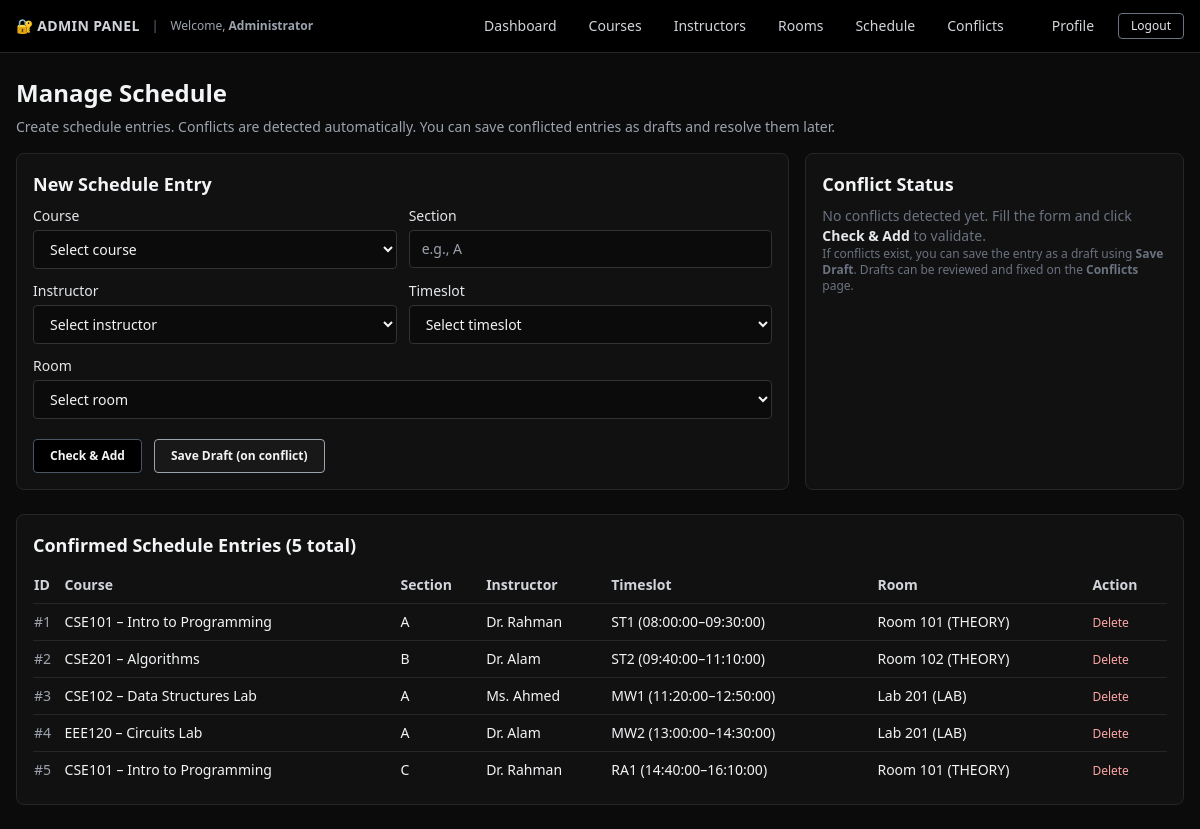
/pages/admin/schedule.php (signed in), run on the app's committed database.
### tables this page shows
CREATE TABLE schedule_entries (
  id INT AUTO_INCREMENT PRIMARY KEY,
  course_code VARCHAR(20) NOT NULL,
  section VARCHAR(10) NOT NULL,
  instructor_id VARCHAR(20) NOT NULL,
  room_id VARCHAR(20) NOT NULL,
  timeslot_id VARCHAR(20) NOT NULL,
  created_at TIMESTAMP DEFAULT CURRENT_TIMESTAMP,
  updated_at TIMESTAMP DEFAULT CURRENT_TIMESTAMP ON UPDATE CURRENT_TIMESTAMP,
  FOREIGN KEY (course_code) REFERENCES courses(code) ON DELETE CASCADE,
  FOREIGN KEY (instructor_id) REFERENCES instructors(id) ON DELETE CASCADE,
  FOREIGN KEY (room_id) REFERENCES rooms(id) ON DELETE CASCADE,
  FOREIGN KEY (timeslot_id) REFERENCES timeslots(id) ON DELETE CASCADE,
  UNIQUE KEY unique_instructor_timeslot (instructor_id, timeslot_id),
  UNIQUE KEY unique_room_timeslot (room_id, timeslot_id)
);

CREATE TABLE courses (
  code VARCHAR(20) PRIMARY KEY,
  name VARCHAR(255) NOT NULL,
  type ENUM('THEORY', 'LAB') NOT NULL,
  created_at TIMESTAMP DEFAULT CURRENT_TIMESTAMP,
  updated_at TIMESTAMP DEFAULT CURRENT_TIMESTAMP ON UPDATE CURRENT_TIMESTAMP
);

CREATE TABLE instructors (
  id VARCHAR(20) PRIMARY KEY,
  name VARCHAR(255) NOT NULL,
  created_at TIMESTAMP DEFAULT CURRENT_TIMESTAMP,
  updated_at TIMESTAMP DEFAULT CURRENT_TIMESTAMP ON UPDATE CURRENT_TIMESTAMP
);

CREATE TABLE timeslots (
  id VARCHAR(20) PRIMARY KEY,
  label VARCHAR(20) NOT NULL,
  days VARCHAR(50) NOT NULL,
  start_time TIME NOT NULL,
  end_time TIME NOT NULL,
  created_at TIMESTAMP DEFAULT CURRENT_TIMESTAMP
);

CREATE TABLE rooms (
  id VARCHAR(20) PRIMARY KEY,
  name VARCHAR(255) NOT NULL,
  type ENUM('THEORY', 'LAB') NOT NULL,
  capacity INT DEFAULT 40,
  created_at TIMESTAMP DEFAULT CURRENT_TIMESTAMP,
  updated_at TIMESTAMP DEFAULT CURRENT_TIMESTAMP ON UPDATE CURRENT_TIMESTAMP
);

### includes/data.php (called while the page is built, shortened)
<?php
require_once __DIR__ . '/../config/db.php';
function getCourse($code) {
    global $conn;
    $code = $conn->real_escape_string($code);
    $result = $conn->query("SELECT * FROM courses WHERE code = '$code'");
    return $result->fetch_assoc();
}
function getInstructor($id) {
    global $conn;
    $id = $conn->real_escape_string($id);
    $result = $conn->query("SELECT * FROM instructors WHERE id = '$id'");
    return $result->fetch_assoc();
}
function getRoom($id) {
    global $conn;
    $id = $conn->real_escape_string($id);
    $result = $conn->query("SELECT * FROM rooms WHERE id = '$id'");
    return $result->fetch_assoc();
}
function getTimeslot($id) {
    global $conn;
    $id = $conn->real_escape_string($id);
    $result = $conn->query("SELECT * FROM timeslots WHERE id = '$id'");
    return $result->fetch_assoc();
}
function getScheduleEntries() {
    global $conn;
    $result = $conn->query("SELECT * FROM schedule_entries ORDER BY timeslot_id ASC");
    $entries = [];
    while ($row = $result->fetch_assoc()) {
        $entries[] = $row;
    }
    return $entries;
}
?>

### pages/admin/schedule.php (the view, shortened to what this page needs)
<?php
include 'includes/admin_shell.php';
include 'includes/data.php';
$currentConflicts = [];
$confirmed = getScheduleEntries();
?>
<h1 class="text-2xl font-bold mb-2 text-gray-100">
    Manage Schedule
</h1>
<p class="text-sm text-gray-400 mb-4">
    Create schedule entries. Conflicts are detected automatically. You can
    save conflicted entries as drafts and resolve them later.
</p>
<div class="grid md:grid-cols-3 gap-4 mb-6">
    <div class="md:col-span-2 bg-[#111111] border border-[#262626] rounded-lg p-4">
        <h2 class="text-lg font-semibold mb-2 text-gray-100">
            New Schedule Entry
        </h2>
        <form method="POST" class="space-y-3 text-sm">
            <div class="grid md:grid-cols-2 gap-3">
                <div>
                    <label class="block mb-1 text-gray-200">Course</label>
                    <select
                        name="courseCode"
                        class="w-full rounded bg-[#0b0b0b] border border-[#333333] px-3 py-2 text-gray-100 focus:outline-none focus:ring-2 focus:ring-gray-500"
                        required
                    >
                        <option value="">Select course</option>
                    </select>
                </div>
                <div>
                    <label class="block mb-1 text-gray-200">Section</label>
                    <input
                        type="text"
                        name="section"
                        class="w-full rounded bg-[#0b0b0b] border border-[#333333] px-3 py-2 text-gray-100 focus:outline-none focus:ring-2 focus:ring-gray-500"
                        placeholder="e.g., A"
                        required
                    />
                </div>
            </div>
            <div class="grid md:grid-cols-2 gap-3">
                <div>
                    <label class="block mb-1 text-gray-200">Instructor</label>
                    <select
                        name="instructorId"
                        class="w-full rounded bg-[#0b0b0b] border border-[#333333] px-3 py-2 text-gray-100 focus:outline-none focus:ring-2 focus:ring-gray-500"
                        required
                    >
                        <option value="">Select instructor</option>
                    </select>
                </div>
                <div>
                    <label class="block mb-1 text-gray-200">Timeslot</label>
                    <select
                        name="timeslotId"
                        class="w-full rounded bg-[#0b0b0b] border border-[#333333] px-3 py-2 text-gray-100 focus:outline-none focus:ring-2 focus:ring-gray-500"
                        required
                    >
                        <option value="">Select timeslot</option>
                    </select>
                </div>
            </div>
            <div>
                <label class="block mb-1 text-gray-200">Room</label>
                <select
                    name="roomId"
                    class="w-full rounded bg-[#0b0b0b] border border-[#333333] px-3 py-2 text-gray-100 focus:outline-none focus:ring-2 focus:ring-gray-500"
                    required
                >
                    <option value="">Select room</option>
                </select>
            </div>
            <div class="flex flex-wrap gap-3 pt-2">
                <button
                    type="submit"
                    name="action"
                    value="check_add"
                    class="rounded bg-black text-gray-100 px-4 py-2 text-xs font-semibold border border-gray-600 hover:bg-[#050505]"
                >
                    Check &amp; Add
                </button>
                <button
                    type="submit"
                    name="action"
                    value="save_draft"
                    class="rounded px-4 py-2 text-xs font-semibold border border-gray-400 text-gray-100 bg-[#181818] hover:bg-gray-100 hover:text-black"
                >
                    Save Draft (on conflict)
                </button>
            </div>
        </form>
    </div>
    <div class="bg-[#111111] border border-[#262626] rounded-lg p-4">
        <h2 class="text-lg font-semibold mb-2 text-gray-100">
            Conflict Status
        </h2>
        <?php if (empty($currentConflicts)): ?>
            <p class="text-sm text-gray-500">
                No conflicts detected yet. Fill the form and click
                <span class="font-semibold text-gray-200">Check &amp; Add</span>
                to validate.
            </p>
        <?php endif; ?>
        <p class="text-xs text-gray-500 mt-4">
            If conflicts exist, you can save the entry as a draft using
            <span class="font-semibold">Save Draft</span>. Drafts can be
            reviewed and fixed on the
            <span class="font-semibold">Conflicts</span> page.
        </p>
    </div>
</div>
<div class="bg-[#111111] border border-[#262626] rounded-lg p-4">
    <h2 class="text-lg font-semibold mb-2 text-gray-100">
        Confirmed Schedule Entries (<?php echo count($confirmed); ?> total)
    </h2>
    <?php if (empty($confirmed)): ?>
        <p class="text-sm text-gray-500">
            No confirmed schedule entries yet. Add a schedule with no conflicts
            to see it here.
        </p>
    <?php else: ?>
        <div class="overflow-x-auto">
            <table class="w-full text-sm">
                <thead>
                    <tr class="border-b border-[#262626] text-gray-300">
                        <th class="py-2 text-left">ID</th>
                        <th class="py-2 text-left">Course</th>
                        <th class="py-2 text-left">Section</th>
                        <th class="py-2 text-left">Instructor</th>
                        <th class="py-2 text-left">Timeslot</th>
                        <th class="py-2 text-left">Room</th>
                        <th class="py-2 text-left">Action</th>
                    </tr>
                </thead>
                <tbody>
                    <?php foreach ($confirmed as $e): ?>
                        <?php
                        $course = getCourse($e['course_code']);
                        $instructor = getInstructor($e['instructor_id']);
                        $room = getRoom($e['room_id']);
                        $ts = getTimeslot($e['timeslot_id']);
                        ?>
                        <tr class="border-t border-[#262626]">
                            <td class="py-2 text-gray-400">#<?php echo htmlspecialchars($e['id']); ?></td>
                            <td class="py-2">
                                <?php echo htmlspecialchars($e['course_code']); ?> – <?php echo htmlspecialchars($course['name'] ?? ''); ?>
                            </td>
                            <td class="py-2"><?php echo htmlspecialchars($e['section']); ?></td>
                            <td class="py-2"><?php echo htmlspecialchars($instructor['name'] ?? ''); ?></td>
                            <td class="py-2">
                                <?php echo htmlspecialchars($ts['label'] ?? ''); ?> (<?php echo htmlspecialchars($ts['start_time'] ?? ''); ?>–<?php echo htmlspecialchars($ts['end_time'] ?? ''); ?>)
                            </td>
                            <td class="py-2">
                                <?php echo htmlspecialchars($room['name'] ?? ''); ?> (<?php echo htmlspecialchars($room['type'] ?? ''); ?>)
                            </td>
                            <td class="py-2">
                                <form method="POST" style="display:inline;">
                                    <button type="submit" name="action" value="delete" class="text-xs text-red-300 hover:text-red-100">Delete</button>
                                </form>
                            </td>
                        </tr>
                    <?php endforeach; ?>
                </tbody>
            </table>
        </div>
    <?php endif; ?>
</div>
<?php include 'includes/admin_shell_footer.php'; ?>

### data on the page
schedule_entries: id "1", course_code "CSE101", course_code.name "Intro to Programming", section "A", instructor.name "Dr. Rahman", timeslot.label "ST1", timeslot.start_time "08:00:00", timeslot.end_time "09:30:00", room.name "Room 101", room.type "THEORY"
schedule_entries: id "2", course_code "CSE201", course_code.name "Algorithms", section "B", instructor.name "Dr. Alam", timeslot.label "ST2", timeslot.start_time "09:40:00", timeslot.end_time "11:10:00", room.name "Room 102", room.type "THEORY"
schedule_entries: id "3", course_code "CSE102", course_code.name "Data Structures Lab", section "A", instructor.name "Ms. Ahmed", timeslot.label "MW1", timeslot.start_time "11:20:00", timeslot.end_time "12:50:00", room.name "Lab 201", room.type "LAB"
schedule_entries: id "4", course_code "EEE120", course_code.name "Circuits Lab", section "A", instructor.name "Dr. Alam", timeslot.label "MW2", timeslot.start_time "13:00:00", timeslot.end_time "14:30:00", room.name "Lab 201", room.type "LAB"
schedule_entries: id "5", course_code "CSE101", course_code.name "Intro to Programming", section "C", instructor.name "Dr. Rahman", timeslot.label "RA1", timeslot.start_time "14:40:00", timeslot.end_time "16:10:00", room.name "Room 101", room.type "THEORY"

### other printed values
$adminFullName "Administrator"
count($confirmed) "5"
